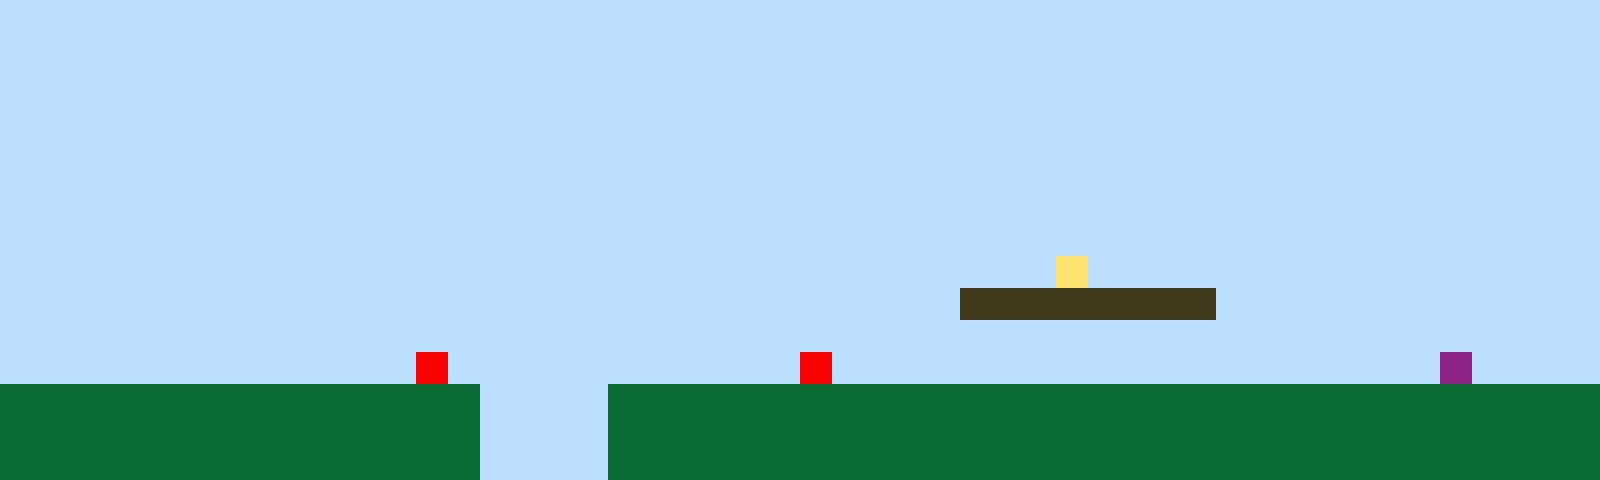

This game map was drawn from its Tiled (.tmx) file and the tilesets committed beside it. A one-line description and the full map source follow:
An orthogonal 50x15 tile map with 32x32 px tiles, 1 tile layer (Tile Layer 1).

<map version="1.10" tiledversion="1.11.2" orientation="orthogonal" renderorder="right-up" width="50" height="15" tilewidth="32" tileheight="32" infinite="0" nextlayerid="2" nextobjectid="1"><editorsettings><export target="map1.csv" format="csv" /></editorsettings><tileset firstgid="1" name="sprites" tilewidth="32" tileheight="32" tilecount="6" columns="3"><image source="sprites.png" width="96" height="64" /></tileset><layer id="1" name="Tile Layer 1" width="50" height="15"><data encoding="csv">1,1,1,1,1,1,1,1,1,1,1,1,1,1,1,1,1,1,1,1,1,1,1,1,1,1,1,1,1,1,1,1,1,1,1,1,1,1,1,1,1,1,1,1,1,1,1,1,1,1,1,1,1,1,1,1,1,1,1,1,1,1,1,1,1,1,1,1,1,1,1,1,1,1,1,1,1,1,1,1,1,1,1,1,1,1,1,1,1,1,1,1,1,1,1,1,1,1,1,1,1,1,1,1,1,1,1,1,1,1,1,1,1,1,1,1,1,1,1,1,1,1,1,1,1,1,1,1,1,1,1,1,1,1,1,1,1,1,1,1,1,1,1,1,1,1,1,1,1,1,1,1,1,1,1,1,1,1,1,1,1,1,1,1,1,1,1,1,1,1,1,1,1,1,1,1,1,1,1,1,1,1,1,1,1,1,1,1,1,1,1,1,1,1,1,1,1,1,1,1,1,1,1,1,1,1,1,1,1,1,1,1,1,1,1,1,1,1,1,1,1,1,1,1,1,1,1,1,1,1,1,1,1,1,1,1,1,1,1,1,1,1,1,1,1,1,1,1,1,1,1,1,1,1,1,1,1,1,1,1,1,1,1,1,1,1,1,1,1,1,1,1,1,1,1,1,1,1,1,1,1,1,1,1,1,1,1,1,1,1,1,1,1,1,1,1,1,1,1,1,1,1,1,1,1,1,1,1,1,1,1,1,1,1,1,1,1,1,1,1,1,1,1,1,1,1,1,1,1,1,1,1,1,1,1,1,1,1,1,1,1,1,1,1,1,1,1,1,1,1,1,1,1,1,1,1,1,1,1,1,1,1,1,1,1,1,1,1,1,1,1,1,1,1,1,1,1,1,1,1,1,1,1,1,1,1,1,1,1,1,1,1,1,1,1,1,1,1,1,1,1,1,1,1,1,1,1,1,1,1,1,1,1,1,1,1,1,1,1,1,1,1,1,1,1,1,1,1,1,1,1,1,1,4,1,1,1,1,1,1,1,1,1,1,1,1,1,1,1,1,1,1,1,1,1,1,1,1,1,1,1,1,1,1,1,1,1,1,1,1,1,1,1,1,1,1,1,1,1,1,3,3,3,3,3,3,3,3,1,1,1,1,1,1,1,1,1,1,1,1,1,1,1,1,1,1,1,1,1,1,1,1,1,1,1,1,1,1,1,1,1,1,1,1,1,1,1,1,1,1,1,1,1,1,1,1,1,1,1,1,1,1,1,1,1,1,1,1,1,1,1,1,1,1,1,1,1,1,1,1,1,1,1,5,1,1,1,1,1,1,1,1,1,1,1,5,1,1,1,1,1,1,1,1,1,1,1,1,1,1,1,1,1,1,1,6,1,1,1,1,2,2,2,2,2,2,2,2,2,2,2,2,2,2,2,1,1,1,1,2,2,2,2,2,2,2,2,2,2,2,2,2,2,2,2,2,2,2,2,2,2,2,2,2,2,2,2,2,2,2,2,2,2,2,2,2,2,2,2,2,2,2,2,2,2,1,1,1,1,2,2,2,2,2,2,2,2,2,2,2,2,2,2,2,2,2,2,2,2,2,2,2,2,2,2,2,2,2,2,2,2,2,2,2,2,2,2,2,2,2,2,2,2,2,2,1,1,1,1,2,2,2,2,2,2,2,2,2,2,2,2,2,2,2,2,2,2,2,2,2,2,2,2,2,2,2,2,2,2,2</data></layer></map>
